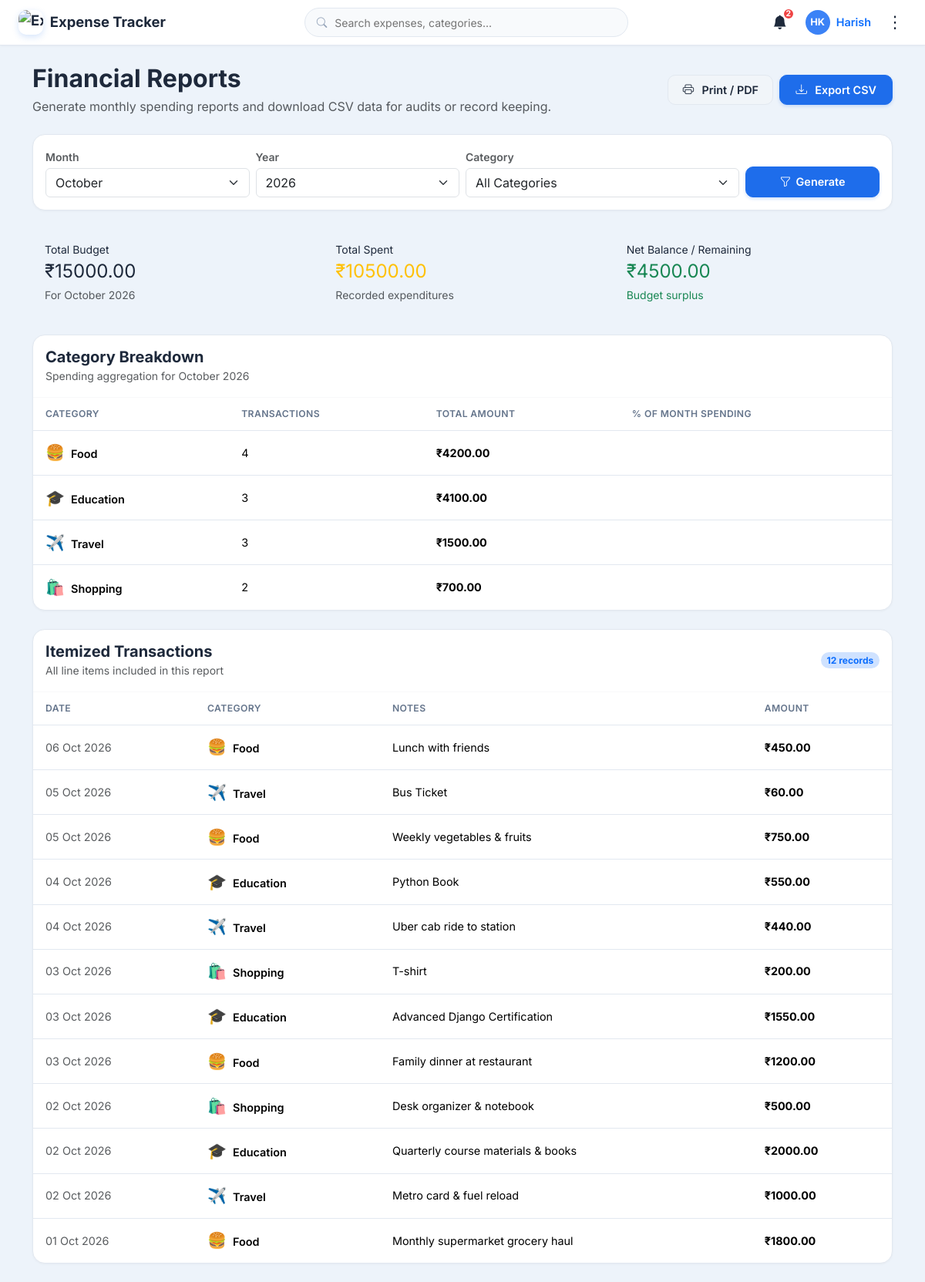
The app's page /reports/ (signed in) with its own data.
### expenses/models.py (models this page shows, shortened)
class Category(models.Model):
    user = models.ForeignKey(User, on_delete=models.CASCADE, related_name='categories')
    name = models.CharField(max_length=100)
    description = models.TextField(blank=True)
    icon = models.CharField(max_length=50, default='📁')
    created_at = models.DateTimeField(auto_now_add=True)
    class Meta:
        verbose_name_plural = 'Categories'
        ordering = ['name']
        constraints = [
            models.UniqueConstraint(fields=['user', 'name'], name='unique_user_category')
        ]

class Expense(models.Model):
    user = models.ForeignKey(User, on_delete=models.CASCADE, related_name='expenses')
    category = models.ForeignKey(Category, on_delete=models.CASCADE, related_name='expenses')
    amount = models.DecimalField(max_digits=12, decimal_places=2)
    date = models.DateField(default=timezone.now)
    notes = models.TextField(blank=True)
    created_at = models.DateTimeField(auto_now_add=True)
    updated_at = models.DateTimeField(auto_now=True)
    class Meta:
        ordering = ['-date', '-created_at']

### expenses/views.py (the view)
# urls.py: path('reports/', views.reports_view, name='reports'),
@login_required
def reports_view(request):
    user = request.user
    today = timezone.now().date()
    try:
        month = int(request.GET.get('month', today.month))
        year = int(request.GET.get('year', today.year))
    except (ValueError, TypeError):
        month = today.month
        year = today.year
    category_id = request.GET.get('category', '').strip()
    expenses = Expense.objects.filter(user=user, date__year=year, date__month=month).select_related('category')
    budgets = Budget.objects.filter(user=user, year=year, month=month).select_related('category')
    if category_id:
        expenses = expenses.filter(category_id=category_id)
        budgets = budgets.filter(category_id=category_id)
    total_budget = budgets.aggregate(Sum('amount'))['amount__sum'] or Decimal('0.00')
    total_spent = expenses.aggregate(Sum('amount'))['amount__sum'] or Decimal('0.00')
    remaining = total_budget - total_spent
    cat_summary = (
        expenses.values('category__name', 'category__icon')
        .annotate(total=Sum('amount'), count=Count('id'))
        .order_by('-total')
    )
    categories = Category.objects.filter(user=user)
    month_options = [{'month': m, 'name': calendar.month_name[m]} for m in range(1, 13)]
    context = {
        'selected_month': month,
        'selected_year': year,
        'selected_month_name': calendar.month_name[month],
        'selected_category': category_id,
        'categories': categories,
        'month_options': month_options,
        'total_budget': total_budget,
        'total_spent': total_spent,
        'remaining': remaining,
        'cat_summary': cat_summary,
        'expenses': expenses,
    }
    return render(request, 'expenses/reports.html', context)

### templates/expenses/reports.html (shortened to what this page needs)
{% extends 'base.html' %}
{% block content %}
<div class="container">
  <div class="d-flex flex-wrap justify-content-between align-items-center mb-4 gap-3">
    <div>
      <h2 class="fw-bold text-main mb-1">Financial Reports</h2>
      <p class="text-muted mb-0">Generate monthly spending reports and download CSV data for audits or record keeping.</p>
    </div>
    <div class="d-flex align-items-center gap-2">
      <button type="button" class="btn btn-secondary-saas btn-sm" onclick="window.print()">
        <i class="bi bi-printer me-1"></i> Print / PDF
      </button>
      <a href="{% url 'export_csv' %}?month={{ selected_month }}&year={{ selected_year }}{% if selected_category %}&category={{ selected_category }}{% endif %}" class="btn btn-primary-saas btn-sm">
        <i class="bi bi-download me-1"></i> Export CSV
      </a>
    </div>
  </div>
  <div class="card-saas p-3 mb-4">
    <form method="get" class="row g-2 align-items-end">
      <div class="col-sm-6 col-md-3">
        <label class="form-label small fw-semibold text-muted mb-1">Month</label>
        <select name="month" class="form-select">
          {% for opt in month_options %}
            <option value="{{ opt.month }}" {% if opt.month == selected_month %}selected{% endif %}>
              {{ opt.name }}
            </option>
          {% endfor %}
        </select>
      </div>
      <div class="col-sm-6 col-md-3">
        <label class="form-label small fw-semibold text-muted mb-1">Year</label>
        <select name="year" class="form-select">
          <option value="{{ selected_year }}" selected>{{ selected_year }}</option>
        </select>
      </div>
      <div class="col-sm-8 col-md-4">
        <label class="form-label small fw-semibold text-muted mb-1">Category</label>
        <select name="category" class="form-select">
          <option value="">All Categories</option>
        </select>
      </div>
      <div class="col-sm-4 col-md-2">
        <button type="submit" class="btn btn-primary-saas w-100 justify-content-center">
          <i class="bi bi-funnel"></i> Generate
        </button>
      </div>
    </form>
  </div>
  <div class="row g-3 mb-4">
    <div class="col-md-4">
      <div class="card-metric budget-card p-3">
        <div class="metric-title small">Total Budget</div>
        <div class="metric-value fs-4">{{ CURRENCY_SYMBOL }}{{ total_budget|floatformat:2 }}</div>
        <small class="text-muted">For {{ selected_month_name }} {{ selected_year }}</small>
      </div>
    </div>
    <div class="col-md-4">
      <div class="card-metric spent-card p-3">
        <div class="metric-title small">Total Spent</div>
        <div class="metric-value fs-4 text-warning">{{ CURRENCY_SYMBOL }}{{ total_spent|floatformat:2 }}</div>
        <small class="text-muted">Recorded expenditures</small>
      </div>
    </div>
    <div class="col-md-4">
      <div class="card-metric remaining-card p-3">
        <div class="metric-title small">Net Balance / Remaining</div>
        <div class="metric-value fs-4 {% if remaining < 0 %}text-danger{% else %}text-success{% endif %}">
          {% if remaining < 0 %}-{{ CURRENCY_SYMBOL }}{{ remaining|stringformat:"f"|slice:"1:"|floatformat:2 }}{% else %}{{ CURRENCY_SYMBOL }}{{ remaining|floatformat:2 }}{% endif %}
        </div>
        <small class="{% if remaining < 0 %}text-danger{% else %}text-success{% endif %}">
          {% if remaining < 0 %}Over budget{% else %}Budget surplus{% endif %}
        </small>
      </div>
    </div>
  </div>
  <div class="card-saas p-0 mb-4">
    <div class="p-3 border-bottom border-light">
      <h5 class="fw-bold text-main mb-0">Category Breakdown</h5>
      <small class="text-muted">Spending aggregation for {{ selected_month_name }} {{ selected_year }}</small>
    </div>
    <div class="table-responsive">
      <table class="table table-saas mb-0">
        <thead>
          <tr>
            <th>Category</th>
            <th>Transactions</th>
            <th>Total Amount</th>
            <th>% of Month Spending</th>
          </tr>
        </thead>
        <tbody>
          {% if cat_summary %}
            {% for cat in cat_summary %}
              <tr>
                <td>
                  <span class="fs-5 me-1">{{ cat.category__icon }}</span>
                  <span class="fw-semibold text-main">{{ cat.category__name }}</span>
                </td>
                <td>{{ cat.count }}</td>
                <td class="fw-bold text-main">{{ CURRENCY_SYMBOL }}{{ cat.total|floatformat:2 }}</td>
                <td>
                  {% if total_spent > 0 %}
                    <span class="badge badge-purple">
                    </span>
                  {% else %}
                    0%
                  {% endif %}
                </td>
              </tr>
            {% endfor %}
          {% else %}
            <tr>
              <td colspan="4" class="text-center py-4 text-muted">
                No expense records found for this period.
              </td>
            </tr>
          {% endif %}
        </tbody>
      </table>
    </div>
  </div>
  <div class="card-saas p-0">
    <div class="p-3 border-bottom border-light d-flex justify-content-between align-items-center">
      <div>
        <h5 class="fw-bold text-main mb-0">Itemized Transactions</h5>
        <small class="text-muted">All line items included in this report</small>
      </div>
      <span class="badge bg-primary-subtle text-primary rounded-pill">{{ expenses|length }} records</span>
    </div>
    <div class="table-responsive">
      <table class="table table-saas mb-0">
        <thead>
          <tr>
            <th>Date</th>
            <th>Category</th>
            <th>Notes</th>
            <th>Amount</th>
          </tr>
        </thead>
        <tbody>
          {% if expenses %}
            {% for exp in expenses %}
              <tr>
                <td class="text-muted">{{ exp.date|date:"d M Y" }}</td>
                <td>
                  <span class="fs-5 me-1">{{ exp.category.icon }}</span>
                  <span class="fw-semibold text-main">{{ exp.category.name }}</span>
                </td>
                <td>{{ exp.notes|default:"-" }}</td>
                <td class="fw-bold text-main">{{ CURRENCY_SYMBOL }}{{ exp.amount|floatformat:2 }}</td>
              </tr>
            {% endfor %}
          {% else %}
            <tr>
              <td colspan="4" class="text-center py-4 text-muted">
                No transactions found.
              </td>
            </tr>
          {% endif %}
        </tbody>
      </table>
    </div>
  </div>
</div>
{% endblock %}

### templates/base.html (shortened to what this page needs)
{% load static %}
<!DOCTYPE html>
<html lang="en" data-bs-theme="{% if user_profile and user_profile.dark_mode %}dark{% else %}light{% endif %}">
<head>
  <link href="https://cdn.jsdelivr.net/npm/bootstrap@5.3.3/dist/css/bootstrap.min.css" rel="stylesheet">
  <link rel="stylesheet" href="https://cdn.jsdelivr.net/npm/bootstrap-icons@1.11.3/font/bootstrap-icons.min.css">
  <link rel="stylesheet" href="{% static 'css/style.css' %}">
</head>
<body data-user-dark="{% if user_profile and user_profile.dark_mode %}true{% else %}false{% endif %}">
  <nav class="app-navbar d-flex align-items-center justify-content-between">
    {% if user.is_authenticated %}
      <a href="{% url 'dashboard' %}" class="navbar-brand">
        <img src="https://play-lh.googleusercontent.com/y8OyoKQntSxC32pUKoPplp7uTj1f4boIe2Gqk1Ah2dQz_UMUTOSR2i5Avr5t7k5tD1FSDF16_XtGxBJWpttbfYY" alt="Expense Tracker Logo" class="brand-logo">
        <span>{{ APP_NAME }}</span>
      </a>
      <div class="nav-search-container d-none d-md-block">
        <div class="search-input-wrapper">
          <i class="bi bi-search"></i>
          <input
            type="text"
            id="global-search-input"
            class="nav-search-input"
            placeholder="Search expenses, categories..."
            value="{{ q|default:'' }}"
            autocomplete="off"
          >
        </div>
      </div>
      <div class="d-flex align-items-center gap-3">
        <a href="{% url 'notifications' %}" class="btn-nav-icon" title="Notifications" id="nav-notification-btn">
          <i class="bi bi-bell-fill"></i>
          {% if unread_notifications_count > 0 %}
            <span class="notification-badge" id="nav-notif-count">{{ unread_notifications_count }}</span>
          {% else %}
            <span class="notification-badge" id="nav-notif-count">2</span>
          {% endif %}
        </a>
        <a href="{% url 'profile' %}" class="d-none d-sm-flex align-items-center gap-2 text-decoration-none text-main fw-semibold" style="font-size: 0.9rem;">
          <div class="user-avatar-circle">
          </div>
          <span>{{ user.first_name|default:user.username }}</span>
        </a>
        <div class="dropdown">
          <button
            class="btn-three-dots"
            type="button"
            id="threeDotsNavMenu"
            data-bs-toggle="dropdown"
            aria-expanded="false"
            title="Navigation Menu"
          >
            ⋮
          </button>
        </div>
      </div>
    {% endif %}
  </nav>
  <main class="page-wrapper py-4">
    {% block content %}{% endblock %}
  </main>
</body>
</html>

### records on screen
Category: category__icon "🍔", category__name "Food", count "4", CURRENCY_SYMBOL "₹", total "4200.00"
Category: category__icon "🎓", category__name "Education", count "3", CURRENCY_SYMBOL "₹", total "4100.00"
Category: category__icon "✈️", category__name "Travel", count "3", CURRENCY_SYMBOL "₹", total "1500.00"
Category: category__icon "🛍️", category__name "Shopping", count "2", CURRENCY_SYMBOL "₹", total "700.00"
Expense: date "06 Oct 2026", category.icon "🍔", category.name "Food", notes "Lunch with friends", CURRENCY_SYMBOL "₹", amount "450.00"
Expense: date "05 Oct 2026", category.icon "✈️", category.name "Travel", notes "Bus Ticket", CURRENCY_SYMBOL "₹", amount "60.00"
Expense: date "05 Oct 2026", category.icon "🍔", category.name "Food", notes "Weekly vegetables & fruits", CURRENCY_SYMBOL "₹", amount "750.00"
Expense: date "04 Oct 2026", category.icon "🎓", category.name "Education", notes "Python Book", CURRENCY_SYMBOL "₹", amount "550.00"
Expense: date "04 Oct 2026", category.icon "✈️", category.name "Travel", notes "Uber cab ride to station", CURRENCY_SYMBOL "₹", amount "440.00"
Expense: date "03 Oct 2026", category.icon "🛍️", category.name "Shopping", notes "T-shirt", CURRENCY_SYMBOL "₹", amount "200.00"
Expense: date "03 Oct 2026", category.icon "🎓", category.name "Education", notes "Advanced Django Certification", CURRENCY_SYMBOL "₹", amount "1550.00"
Expense: date "03 Oct 2026", category.icon "🍔", category.name "Food", notes "Family dinner at restaurant", CURRENCY_SYMBOL "₹", amount "1200.00"
Expense: date "02 Oct 2026", category.icon "🛍️", category.name "Shopping", notes "Desk organizer & notebook", CURRENCY_SYMBOL "₹", amount "500.00"
Expense: date "02 Oct 2026", category.icon "🎓", category.name "Education", notes "Quarterly course materials & books", CURRENCY_SYMBOL "₹", amount "2000.00"
Expense: date "02 Oct 2026", category.icon "✈️", category.name "Travel", notes "Metro card & fuel reload", CURRENCY_SYMBOL "₹", amount "1000.00"
Expense: date "01 Oct 2026", category.icon "🍔", category.name "Food", notes "Monthly supermarket grocery haul", CURRENCY_SYMBOL "₹", amount "1800.00"

### other values on screen
{{ APP_NAME }} "Expense Tracker"
{{ unread_notifications_count }} "2"
{{ user.first_name|default:user.username }} "Harish"
{{ CURRENCY_SYMBOL }} "₹"
{{ total_budget|floatformat:2 }} "15000.00"
{{ selected_month_name }} "October"
{{ selected_year }} "2026"
{{ total_spent|floatformat:2 }} "10500.00"
{{ remaining|floatformat:2 }} "4500.00"
{{ expenses|length }} "12"
form field month "October"
form field year "2026"
